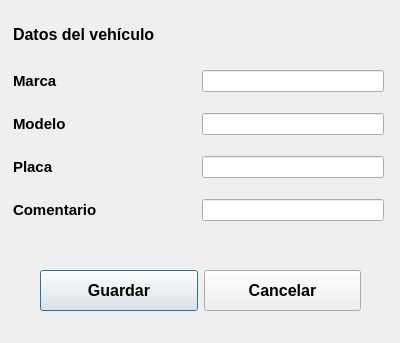
<?xml version="1.0" encoding="UTF-8"?>
<ui version="4.0">
 <class>Dialog</class>
 <widget class="QDialog" name="Dialog">
  <property name="geometry">
   <rect>
    <x>0</x>
    <y>0</y>
    <width>400</width>
    <height>343</height>
   </rect>
  </property>
  <property name="windowTitle">
   <string>Datos del vehículo</string>
  </property>
  <widget class="QWidget" name="verticalLayoutWidget">
   <property name="geometry">
    <rect>
     <x>13</x>
     <y>10</y>
     <width>371</width>
     <height>231</height>
    </rect>
   </property>
   <layout class="QVBoxLayout" name="verticalLayout">
    <item>
     <widget class="QLabel" name="label_titulo">
      <property name="sizePolicy">
       <sizepolicy hsizetype="Preferred" vsizetype="Fixed">
        <horstretch>0</horstretch>
        <verstretch>0</verstretch>
       </sizepolicy>
      </property>
      <property name="font">
       <font>
        <pointsize>12</pointsize>
        <weight>75</weight>
        <bold>true</bold>
       </font>
      </property>
      <property name="frameShape">
       <enum>QFrame::NoFrame</enum>
      </property>
      <property name="text">
       <string>Datos del vehículo</string>
      </property>
     </widget>
    </item>
    <item>
     <spacer name="verticalSpacer">
      <property name="orientation">
       <enum>Qt::Vertical</enum>
      </property>
      <property name="sizeType">
       <enum>QSizePolicy::Fixed</enum>
      </property>
      <property name="sizeHint" stdset="0">
       <size>
        <width>20</width>
        <height>5</height>
       </size>
      </property>
     </spacer>
    </item>
    <item>
     <layout class="QHBoxLayout" name="horizontalLayout_1">
      <property name="sizeConstraint">
       <enum>QLayout::SetDefaultConstraint</enum>
      </property>
      <item>
       <widget class="QLabel" name="label_prb_1">
        <property name="sizePolicy">
         <sizepolicy hsizetype="Preferred" vsizetype="Fixed">
          <horstretch>0</horstretch>
          <verstretch>0</verstretch>
         </sizepolicy>
        </property>
        <property name="font">
         <font>
          <pointsize>11</pointsize>
          <weight>75</weight>
          <bold>true</bold>
         </font>
        </property>
        <property name="frameShape">
         <enum>QFrame::NoFrame</enum>
        </property>
        <property name="text">
         <string>Marca</string>
        </property>
       </widget>
      </item>
      <item>
       <widget class="QLineEdit" name="edit_marca">
        <property name="sizePolicy">
         <sizepolicy hsizetype="Preferred" vsizetype="Fixed">
          <horstretch>0</horstretch>
          <verstretch>0</verstretch>
         </sizepolicy>
        </property>
       </widget>
      </item>
     </layout>
    </item>
    <item>
     <layout class="QHBoxLayout" name="horizontalLayout_2">
      <property name="sizeConstraint">
       <enum>QLayout::SetNoConstraint</enum>
      </property>
      <item>
       <widget class="QLabel" name="label_prb_2">
        <property name="sizePolicy">
         <sizepolicy hsizetype="Preferred" vsizetype="Fixed">
          <horstretch>0</horstretch>
          <verstretch>0</verstretch>
         </sizepolicy>
        </property>
        <property name="font">
         <font>
          <pointsize>11</pointsize>
          <weight>75</weight>
          <bold>true</bold>
         </font>
        </property>
        <property name="frameShape">
         <enum>QFrame::NoFrame</enum>
        </property>
        <property name="text">
         <string>Modelo</string>
        </property>
       </widget>
      </item>
      <item>
       <widget class="QLineEdit" name="edit_modelo">
        <property name="sizePolicy">
         <sizepolicy hsizetype="Preferred" vsizetype="Fixed">
          <horstretch>0</horstretch>
          <verstretch>0</verstretch>
         </sizepolicy>
        </property>
       </widget>
      </item>
     </layout>
    </item>
    <item>
     <layout class="QHBoxLayout" name="horizontalLayout_3">
      <property name="sizeConstraint">
       <enum>QLayout::SetNoConstraint</enum>
      </property>
      <item>
       <widget class="QLabel" name="label_prb_3">
        <property name="sizePolicy">
         <sizepolicy hsizetype="Preferred" vsizetype="Fixed">
          <horstretch>0</horstretch>
          <verstretch>0</verstretch>
         </sizepolicy>
        </property>
        <property name="font">
         <font>
          <pointsize>11</pointsize>
          <weight>75</weight>
          <bold>true</bold>
         </font>
        </property>
        <property name="frameShape">
         <enum>QFrame::NoFrame</enum>
        </property>
        <property name="text">
         <string>Placa</string>
        </property>
       </widget>
      </item>
      <item>
       <widget class="QLineEdit" name="edit_placa">
        <property name="sizePolicy">
         <sizepolicy hsizetype="Preferred" vsizetype="Fixed">
          <horstretch>0</horstretch>
          <verstretch>0</verstretch>
         </sizepolicy>
        </property>
       </widget>
      </item>
     </layout>
    </item>
    <item>
     <layout class="QHBoxLayout" name="horizontalLayout_5">
      <property name="sizeConstraint">
       <enum>QLayout::SetNoConstraint</enum>
      </property>
      <item>
       <widget class="QLabel" name="label_prb_5">
        <property name="sizePolicy">
         <sizepolicy hsizetype="Preferred" vsizetype="Fixed">
          <horstretch>0</horstretch>
          <verstretch>0</verstretch>
         </sizepolicy>
        </property>
        <property name="font">
         <font>
          <pointsize>11</pointsize>
          <weight>75</weight>
          <bold>true</bold>
         </font>
        </property>
        <property name="frameShape">
         <enum>QFrame::NoFrame</enum>
        </property>
        <property name="text">
         <string>Comentario</string>
        </property>
       </widget>
      </item>
      <item>
       <widget class="QLineEdit" name="edit_comentario">
        <property name="sizePolicy">
         <sizepolicy hsizetype="Preferred" vsizetype="Fixed">
          <horstretch>0</horstretch>
          <verstretch>0</verstretch>
         </sizepolicy>
        </property>
        <property name="baseSize">
         <size>
          <width>0</width>
          <height>0</height>
         </size>
        </property>
        <property name="alignment">
         <set>Qt::AlignLeading|Qt::AlignLeft|Qt::AlignTop</set>
        </property>
        <property name="dragEnabled">
         <bool>false</bool>
        </property>
       </widget>
      </item>
     </layout>
    </item>
   </layout>
  </widget>
  <widget class="QWidget" name="horizontalLayoutWidget">
   <property name="geometry">
    <rect>
     <x>40</x>
     <y>270</y>
     <width>321</width>
     <height>41</height>
    </rect>
   </property>
   <layout class="QHBoxLayout" name="horizontalLayout_9">
    <item>
     <widget class="QPushButton" name="button_guardar">
      <property name="sizePolicy">
       <sizepolicy hsizetype="Ignored" vsizetype="Ignored">
        <horstretch>0</horstretch>
        <verstretch>0</verstretch>
       </sizepolicy>
      </property>
      <property name="minimumSize">
       <size>
        <width>100</width>
        <height>35</height>
       </size>
      </property>
      <property name="font">
       <font>
        <pointsize>12</pointsize>
        <weight>75</weight>
        <bold>true</bold>
       </font>
      </property>
      <property name="text">
       <string>Guardar</string>
      </property>
     </widget>
    </item>
    <item>
     <widget class="QPushButton" name="button_cancelar">
      <property name="enabled">
       <bool>true</bool>
      </property>
      <property name="sizePolicy">
       <sizepolicy hsizetype="Ignored" vsizetype="Ignored">
        <horstretch>0</horstretch>
        <verstretch>0</verstretch>
       </sizepolicy>
      </property>
      <property name="minimumSize">
       <size>
        <width>100</width>
        <height>35</height>
       </size>
      </property>
      <property name="font">
       <font>
        <pointsize>12</pointsize>
        <weight>75</weight>
        <bold>true</bold>
       </font>
      </property>
      <property name="text">
       <string>Cancelar</string>
      </property>
     </widget>
    </item>
   </layout>
  </widget>
 </widget>
 <resources/>
 <connections/>
</ui>
